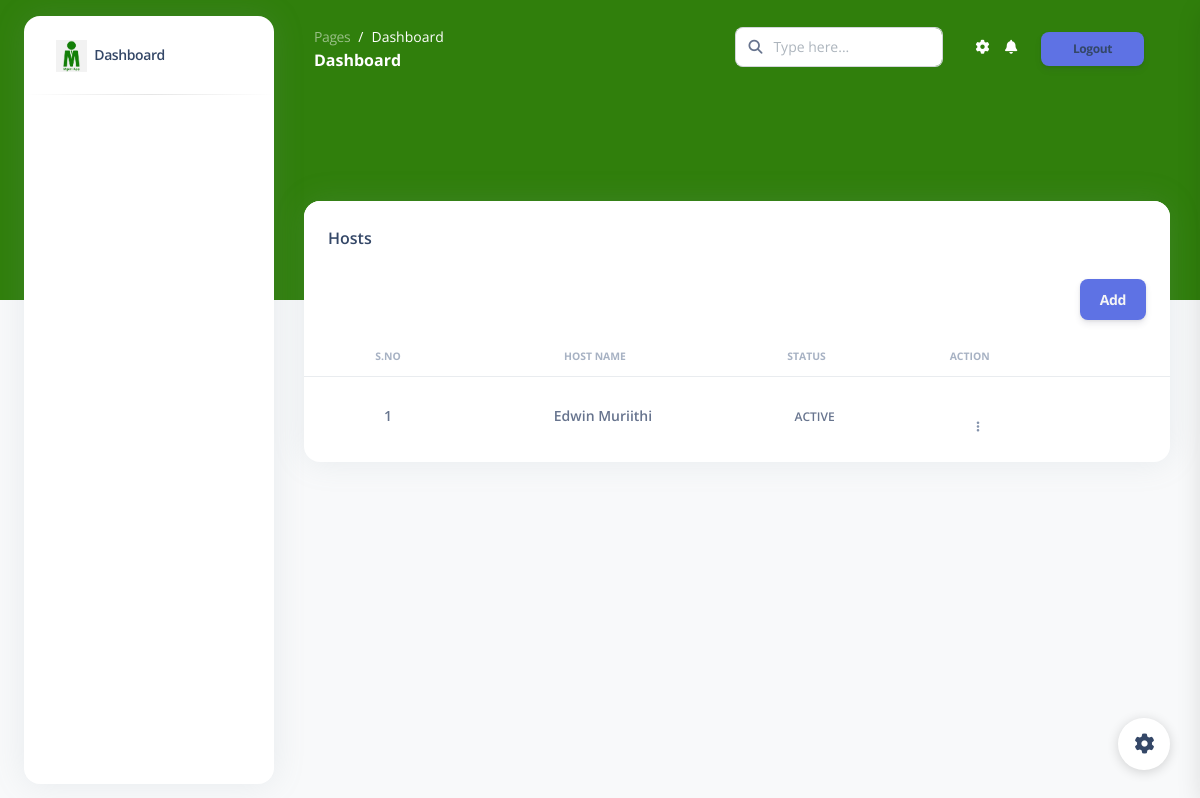
The app's page /host, older data.
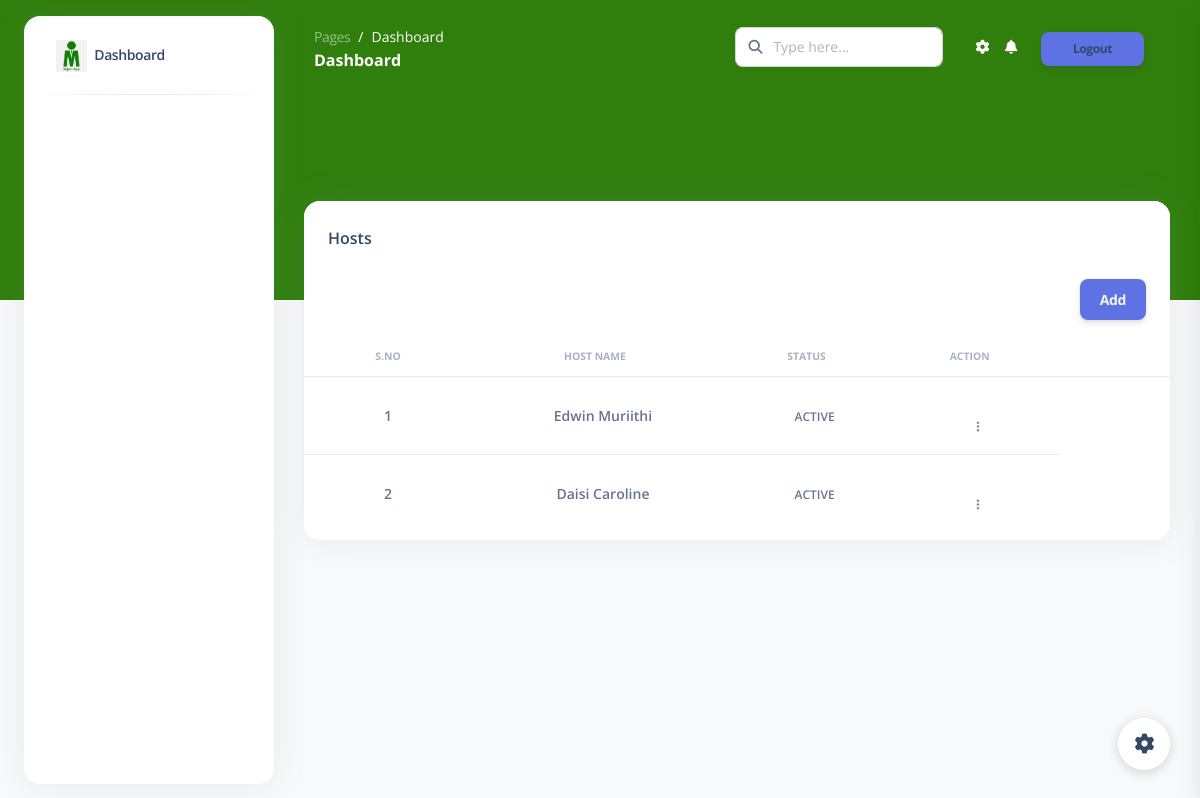
The same page, newer data.
### subapp/models.py (models this page shows, shortened)
class Host(models.Model):
    user_id=models.ForeignKey(User,on_delete=models.CASCADE, null=True)
    name=models.CharField(max_length=100,blank=True,null=True)
    status=models.CharField(max_length=100)
    created_at = models.DateTimeField(auto_now_add=True)

### subapp/views.py (the view, shortened to what this page needs)
# urls.py: path('host', views.HostView.as_view(),name='host_api'),
@user_passes_test(check_role_is_organisationadmin_and_localadmin)
def host(request):
    records = Host.objects.all()
    form = HostForm(initial={"user_id": request.user.id})
    context = {"form": form, "records": records, "host": "active"}
    return render(request, "mgeni/host.html", context)

### subapp/forms.py
class HostForm(forms.ModelForm):
    class Meta:
        model = Host
        fields = '__all__'
        widgets={
            'user_id':forms.TextInput(attrs={'hidden':'hidden'}),
        }
    def __init__(self, *args, **kwargs):
        super(HostForm, self).__init__(*args, **kwargs)
        for visible in self.visible_fields():
            visible.field.widget.attrs['class'] = 'form-control'

### subapp/check_user_role.py (called while the page is built)
def check_role_is_organisationadmin_and_localadmin(user):
    print(user)
    if user.is_authenticated and user.role.role_name == "OrganisationAdmin" or user.is_authenticated and user.role.role_name == "LocalAdmin":
        return True
    else:
        return redirect('/login')

### subapp/templates/mgeni/host.html (shortened to what this page needs)
{% extends 'base.html' %}
{% block body_block %}
{% load static %}
<br><br><br>
<div class="row" style="padding: 30px;">
    <div class="col-12">
      <div class="card mb-4">
        <div class="card-header pb-0">
          <h6>Hosts</h6>
          <button style="float: right;" type="button" class="btn btn-primary" data-bs-toggle="modal" data-bs-target="#exampleModal">
            Add
          </button>
        </div>
        <div class="card-body px-0 pt-0 pb-2">
          <div class="table-responsive p-0">
            <table class="table align-items-center justify-content-center mb-0">
              <thead>
                <tr>
                  <th class="text-uppercase text-secondary text-xxs font-weight-bolder opacity-7">S.no</th>
                  <th class="text-uppercase text-secondary text-xxs font-weight-bolder opacity-7 ps-2">Host Name</th>
                  <th class="text-uppercase text-secondary text-xxs font-weight-bolder opacity-7 ps-2">Status</th>
                  <th class="text-uppercase text-secondary text-xxs font-weight-bolder text-center opacity-7 ps-2">Action</th>
                  <th></th>
                </tr>
              </thead>
              <tbody>
                {% for data in records %}
                <tr>
                    <td>
                        <p class="text-sm font-weight-bold mb-0">{{forloop.counter}}</p>
                      </td>
                  <td>
                    <p class="text-sm font-weight-bold mb-0">{{data.name}}</p>
                  </td>
                  <td>
                    <span class="text-xs font-weight-bold">{{data.status}}</span>
                  </td>
                  <td >
                    <button class="btn btn-link text-secondary mb-0">
                      <i class="fa fa-ellipsis-v text-xs"></i>
                    </button>
                  </td>
                </tr>
                {% endfor %}
              </tbody>
            </table>
          </div>
        </div>
      </div>
    </div>
  </div>
{% endblock %}

Row changes from the older to the newer data that the page shows:
added Host: name "Daisi Caroline", status "ACTIVE"
